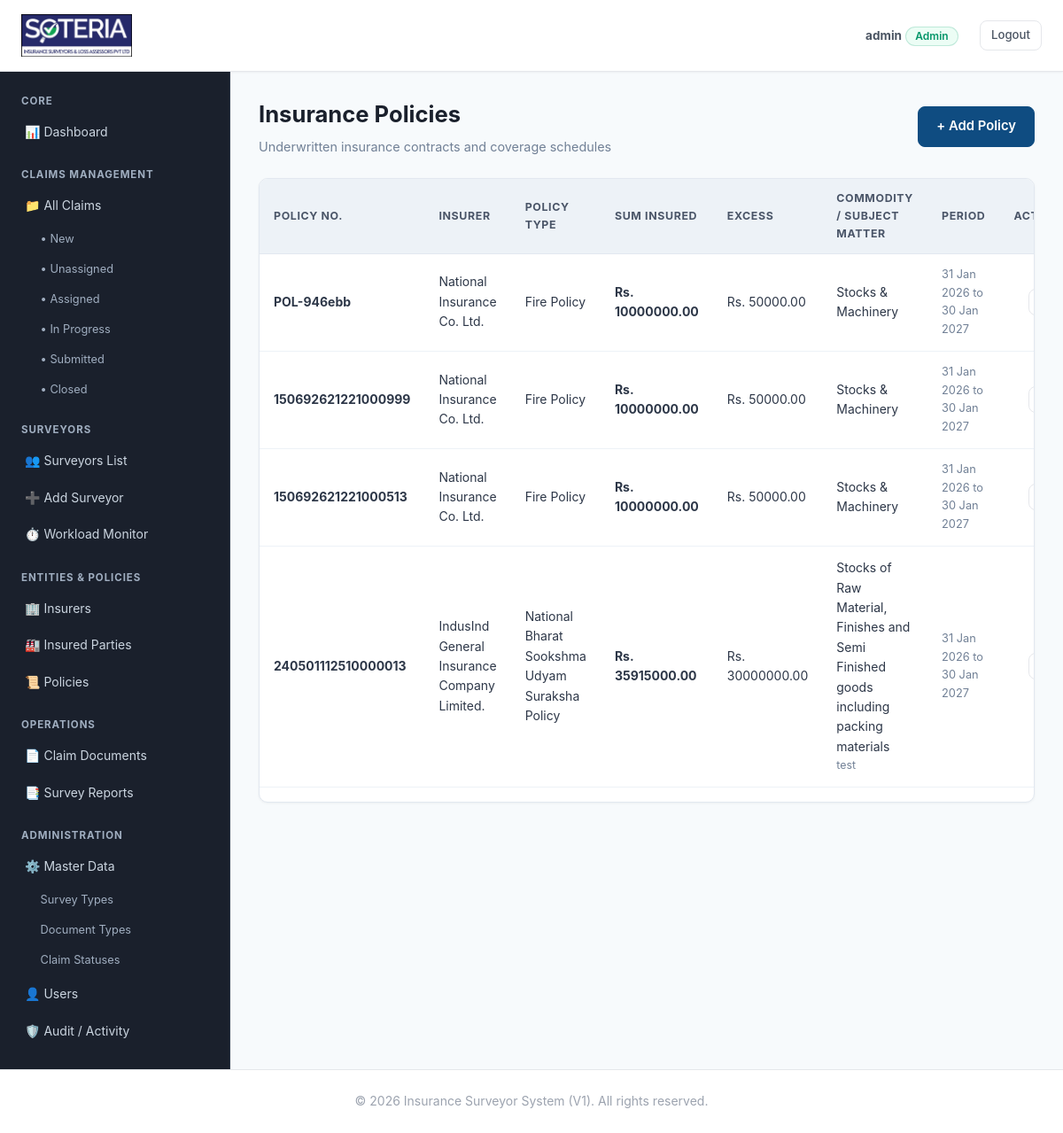
Screenshot of /policies/ (signed in) with the database file from the repository.
### accounts/models.py (models this page shows, shortened)
class User(AbstractUser):
    class Role(models.TextChoices):
        ADMIN = 'ADMIN', 'Admin'
        SURVEYOR = 'SURVEYOR', 'Surveyor'
    role = models.CharField(
        max_length=20,
        choices=Role.choices,
        default=Role.SURVEYOR,
        help_text="Designates the user role within the system."
    )
    class Meta:
        db_table = 'nis_user'

### claims/models.py (models this page shows, shortened)
class Policy(models.Model):
    insurer = models.ForeignKey(
        Insurer,
        on_delete=models.PROTECT,
        related_name='policies'
    )
    policy_number = models.CharField(max_length=100, unique=True)
    policy_type = models.CharField(max_length=100)
    start_datetime = models.DateTimeField()
    end_datetime = models.DateTimeField()
    sum_insured = models.DecimalField(max_digits=15, decimal_places=2)
    excess = models.DecimalField(max_digits=15, decimal_places=2, default=Decimal('0.00'))
    commodity = models.CharField(max_length=255)
    subject_matter = models.TextField()
    remarks = models.TextField(blank=True)
    created_at = models.DateTimeField(auto_now_add=True)
    updated_at = models.DateTimeField(auto_now=True)
    class Meta:
        db_table = 'nis_policy'
        ordering = ['-created_at']
        verbose_name = 'Policy'
        verbose_name_plural = 'Policies'

class Insurer(models.Model):
    company_name = models.CharField(max_length=255)
    branch_name = models.CharField(max_length=255)
    address = models.TextField()
    city = models.CharField(max_length=100)
    state = models.CharField(max_length=100)
    pincode = models.CharField(max_length=20)
    contact_person = models.CharField(max_length=150)
    phone = models.CharField(max_length=30)
    email = models.EmailField()
    is_active = models.BooleanField(default=True)
    created_at = models.DateTimeField(auto_now_add=True)
    updated_at = models.DateTimeField(auto_now=True)
    class Meta:
        db_table = 'nis_insurer'
        ordering = ['company_name', 'branch_name']
        verbose_name = 'Insurer'
        verbose_name_plural = 'Insurers'

### claims/web_views.py (the view)
# urls.py: path('policies/', web_views.policy_list, name='web_policy_list'),
@admin_required
def policy_list(request):
    policies = Policy.objects.select_related('insurer').all().order_by('-created_at')
    return render(request, 'policies/policy_list.html', {'policies': policies})

### claims/web_views.py (called while the page is built)
def admin_required(view_func):
    @wraps(view_func)
    def _wrapped_view(request, *args, **kwargs):
        if not request.user.is_authenticated:
            return redirect(f"/login/?next={request.path}")
        if request.user.role != User.Role.ADMIN and not request.user.is_superuser:
            raise PermissionDenied("Administrator privileges are required to access this section.")
        return view_func(request, *args, **kwargs)
    return _wrapped_view

### templates/policies/policy_list.html (shortened to what this page needs)
{% extends 'base.html' %}
{% block content %}
<div class="page-header">
    <div>
        <h1 class="page-title">Insurance Policies</h1>
        <p class="page-subtitle">Underwritten insurance contracts and coverage schedules</p>
    </div>
    <div>
        <a href="/policies/add/" class="btn btn-primary">+ Add Policy</a>
    </div>
</div>
<div class="card-table-wrapper">
    <div class="table-responsive">
        <table class="data-table-modern">
            <thead>
                <tr>
                    <th>Policy No.</th>
                    <th>Insurer</th>
                    <th>Policy Type</th>
                    <th>Sum Insured</th>
                    <th>Excess</th>
                    <th>Commodity / Subject Matter</th>
                    <th>Period</th>
                    <th style="text-align: right;">Actions</th>
                </tr>
            </thead>
            <tbody>
                {% for pol in policies %}
                <tr>
                    <td><strong>{{ pol.policy_number }}</strong></td>
                    <td>{{ pol.insurer.company_name }}</td>
                    <td>{{ pol.policy_type }}</td>
                    <td><strong>Rs. {{ pol.sum_insured|floatformat:2 }}</strong></td>
                    <td>Rs. {{ pol.excess|floatformat:2 }}</td>
                    <td>
                        <div>{{ pol.commodity }}</div>
                        <div style="font-size: 0.775rem; color: #718096;">{{ pol.subject_matter|truncatewords:6 }}</div>
                    </td>
                    <td style="font-size: 0.8rem; color: #718096;">
                        {{ pol.start_datetime|date:"d M Y" }} to {{ pol.end_datetime|date:"d M Y" }}
                    </td>
                    <td style="text-align: right;">
                        <a href="/policies/{{ pol.id }}/edit/" class="btn btn-outline" style="padding: 0.25rem 0.6rem; font-size: 0.8rem;">Edit</a>
                    </td>
                </tr>
                {% empty %}
                <tr>
                    <td colspan="8" style="text-align: center; color: #a0aec0; padding: 2rem;">No policies registered.</td>
                </tr>
                {% endfor %}
            </tbody>
        </table>
    </div>
</div>
{% endblock content %}

### templates/base.html (shortened to what this page needs)
{% load static %}
<!DOCTYPE html>
<html lang="en">
<head>
    <link rel="stylesheet" href="{% static 'css/style.css' %}">
</head>
<body>
    <header class="site-header">
        <nav class="navbar">
            <div class="nav-left">
                <a href="/" class="brand-wrapper">
                    <img src="{% static 'images/soteria_logo.png' %}" alt="Soteria Logo" class="brand-logo-img">
                </a>
            </div>
            <ul class="nav-links">
                {% if request.user.is_authenticated %}
                    <li class="navbar-user-info">
                        <span style="font-size: 0.85rem; color: #4b5563;">
                            <strong>{{ request.user.username }}</strong>
                            <span class="badge badge-success">{{ request.user.get_role_display|default:request.user.role }}</span>
                        </span>
                    </li>
                    <li><a href="/logout/" class="btn btn-outline" style="padding: 0.35rem 0.75rem; font-size: 0.825rem;">Logout</a></li>
                {% else %}
                    <li><a href="/login/" class="btn btn-primary" style="padding: 0.35rem 0.85rem; font-size: 0.825rem; color: #ffffff;">Login</a></li>
                {% endif %}
            </ul>
        </nav>
    </header>
    {% block layout %}
    <div class="admin-layout">
        <aside class="admin-sidebar">
            {% if request.user.role == 'SURVEYOR' %}
                <div>
                    <div class="sidebar-heading">Surveyor Portal</div>
                    <ul class="sidebar-menu">
                        <li><a href="/dashboard/surveyor/">📊 Dashboard</a></li>
                        <li><a href="/claims/">📁 My Assigned Claims</a></li>
                    </ul>
                </div>
            {% else %}
                <div>
                    <div class="sidebar-heading">Core</div>
                    <ul class="sidebar-menu">
                        <li><a href="/dashboard/admin/">📊 Dashboard</a></li>
                    </ul>
                </div>
                <div>
                    <div class="sidebar-heading">Claims Management</div>
                    <ul class="sidebar-menu">
                        <li>
                            <a href="/claims/">📁 All Claims</a>
                            <ul class="sidebar-submenu">
                                <li><a href="/claims/?status=NEW">• New</a></li>
                                <li><a href="/claims/?filter=unassigned">• Unassigned</a></li>
                                <li><a href="/claims/?status=ASSIGNED">• Assigned</a></li>
                                <li><a href="/claims/?filter=in_progress">• In Progress</a></li>
                                <li><a href="/claims/?status=REPORT_SUBMITTED">• Submitted</a></li>
                                <li><a href="/claims/?status=CLOSED">• Closed</a></li>
                            </ul>
                        </li>
                    </ul>
                </div>
                <div>
                    <div class="sidebar-heading">Surveyors</div>
                    <ul class="sidebar-menu">
                        <li><a href="/surveyors/">👥 Surveyors List</a></li>
                        <li><a href="/surveyors/add/">➕ Add Surveyor</a></li>
                        <li><a href="/surveyors/workload/">⏱️ Workload Monitor</a></li>
                    </ul>
                </div>
                <div>
                    <div class="sidebar-heading">Entities &amp; Policies</div>
                    <ul class="sidebar-menu">
                        <li><a href="/insurers/">🏢 Insurers</a></li>
                        <li><a href="/insured/">🏭 Insured Parties</a></li>
                        <li><a href="/policies/">📜 Policies</a></li>
                    </ul>
                </div>
                <div>
                    <div class="sidebar-heading">Operations</div>
                    <ul class="sidebar-menu">
                        <li><a href="/documents/">📄 Claim Documents</a></li>
                        <li><a href="/reports/">📑 Survey Reports</a></li>
                    </ul>
                </div>
                <div>
                    <div class="sidebar-heading">Administration</div>
                    <ul class="sidebar-menu">
                        <li>
                            <a href="/master/survey-types/">⚙️ Master Data</a>
                            <ul class="sidebar-submenu">
                                <li><a href="/master/survey-types/">Survey Types</a></li>
                                <li><a href="/master/document-types/">Document Types</a></li>
                                <li><a href="/master/claim-statuses/">Claim Statuses</a></li>
                            </ul>
                        </li>
                        <li><a href="/users/">👤 Users</a></li>
                        <li><a href="/audit/">🛡️ Audit / Activity</a></li>
                    </ul>
                </div>
            {% endif %}
        </aside>
        <main class="admin-content">
            {% block content %}
            {% endblock %}
        </main>
    </div>
    {% endblock layout %}
    <footer class="site-footer">
        <p>&copy; {% now "Y" %} Insurance Surveyor System (V1). All rights reserved.</p>
    </footer>
</body>
</html>

### rows the page displays
User: user.username "admin", user.role "Admin"
Policy: policy_number "POL-946ebb", insurer.company_name "National Insurance Co. Ltd.", policy_type "Fire Policy", sum_insured "10000000.00", excess "50000.00", commodity "Stocks & Machinery", start_datetime "31 Jan 2026", end_datetime "30 Jan 2027"
Policy: policy_number "150692621221000999", insurer.company_name "National Insurance Co. Ltd.", policy_type "Fire Policy", sum_insured "10000000.00", excess "50000.00", commodity "Stocks & Machinery", start_datetime "31 Jan 2026", end_datetime "30 Jan 2027"
Policy: policy_number "150692621221000513", insurer.company_name "National Insurance Co. Ltd.", policy_type "Fire Policy", sum_insured "10000000.00", excess "50000.00", commodity "Stocks & Machinery", start_datetime "31 Jan 2026", end_datetime "30 Jan 2027"
Policy: policy_number "240501112510000013", insurer.company_name "IndusInd General Insurance Company Limited.", policy_type "National Bharat Sookshma Udyam Suraksha Policy", sum_insured "35915000.00", excess "30000000.00", commodity "Stocks of Raw Material, Finishes and Semi Finished goods including packing materials", subject_matter "test", start_datetime "31 Jan 2026", end_datetime "30 Jan 2027"
